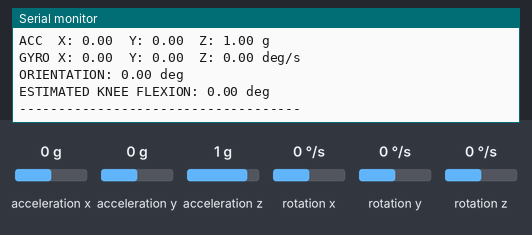
The sketch below on a simulated ESP32. Shown: the last lines printed to the serial monitor. Wiring (inferred from the names in the program): MPU-6050 motion sensor at I2C address 0x68. The inputs (shaded band) are chosen by the test bench; at power-on: rotation x 0 °/s, acceleration y 0 g, acceleration x 0 g, acceleration z 1 g, rotation y 0 °/s, rotation z 0 °/s.

Above: at 16.2 s.
16.3 s: rotation x set to 12 °/s
19.3 s: acceleration y set to -0.2 g
At 20.84 s:
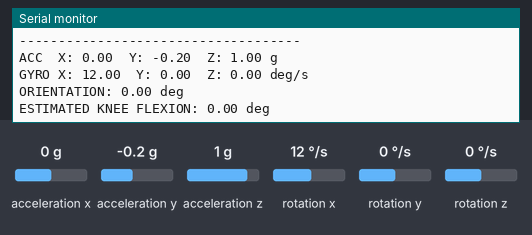
22.3 s: acceleration x set to -0.2 g
At 22.66 s:
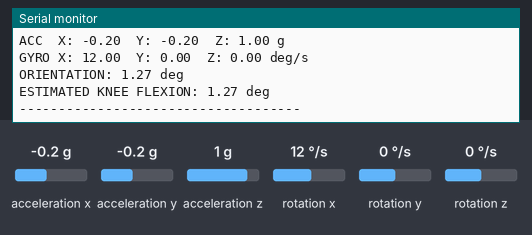
23.8 s: acceleration x set to 0.1 g
At 24.12 s:
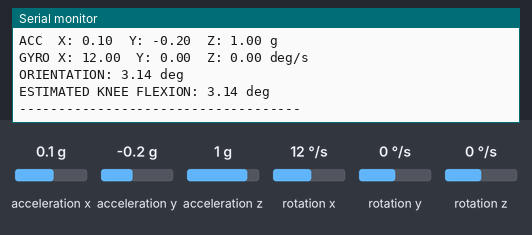
Timing chart, 0 to 26.3 s (numbered marks = the images above; inputs shaded):
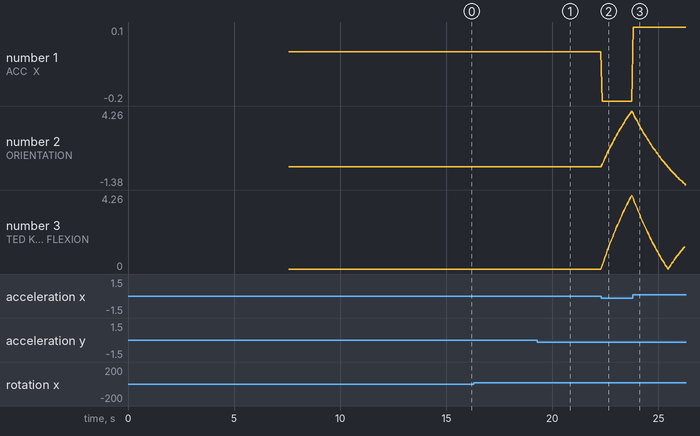

Measured:
- the behaviour switches between 0 and -0.1 g on acceleration y (found by bisection; images 0 and 1)
- after the input at 19.3 s, the serial monitor: prints a new line at once (image 1)
- after the input at 22.3 s, the serial monitor: prints a new line after 0.05 s (image 2)
- plotted number 2: 0 → 4.26 after the input at 22.3 s
- plotted number 3: 0 → 4.26 after the input at 22.3 s

The sketch:

KNEE_ANGLE.ino
```cpp
#include <Wire.h>

#define MPU6050_ADDR 0x68

#define SDA_PIN 21
#define SCL_PIN 22

// Gyroscope offsets
float gyroXOffset = 0;
float gyroYOffset = 0;
float gyroZOffset = 0;

// Filtered orientation
float angleX = 0;
float angleY = 0;

// Initial reference
float referenceAngle = 0;

// Time
unsigned long previousTime;


// ======================================================
// SETUP
// ======================================================

void setup()
{
  Serial.begin(115200);
  delay(1000);

  Wire.begin(SDA_PIN, SCL_PIN);

  // Wake MPU6050
  Wire.beginTransmission(MPU6050_ADDR);
  Wire.write(0x6B);
  Wire.write(0x00);
  Wire.endTransmission(true);

  // Accelerometer ±2g
  Wire.beginTransmission(MPU6050_ADDR);
  Wire.write(0x1C);
  Wire.write(0x00);
  Wire.endTransmission(true);

  // Gyroscope ±250 deg/s
  Wire.beginTransmission(MPU6050_ADDR);
  Wire.write(0x1B);
  Wire.write(0x00);
  Wire.endTransmission(true);

  Serial.println();
  Serial.println("====================================");
  Serial.println("     OA KNEE MOTION MEASUREMENT");
  Serial.println("     SINGLE MPU6050 + ESP32");
  Serial.println("====================================");

  Serial.println();
  Serial.println("Keep your leg STRAIGHT and STILL.");
  Serial.println("Calibration will start in 3 seconds...");

  delay(3000);

  // Gyroscope calibration
  calibrateGyroscope();

  Serial.println();
  Serial.println("Gyroscope calibration completed.");

  // Calculate initial angle
  float initialAngle = getAccelerometerAngle();

  angleY = initialAngle;
  referenceAngle = initialAngle;

  previousTime = millis();

  Serial.println();
  Serial.println("REFERENCE POSITION SET = 0 degrees");
  Serial.println("Now bend and straighten your knee.");
  Serial.println("------------------------------------");
}


// ======================================================
// GYROSCOPE CALIBRATION
// ======================================================

void calibrateGyroscope()
{
  const int samples = 1000;

  float sumX = 0;
  float sumY = 0;
  float sumZ = 0;

  Serial.println();
  Serial.println("Calibrating gyroscope...");
  Serial.println("DO NOT MOVE THE SENSOR!");

  for (int i = 0; i < samples; i++)
  {
    int16_t ax, ay, az;
    int16_t gx, gy, gz;

    readMPU(ax, ay, az, gx, gy, gz);

    sumX += gx / 131.0;
    sumY += gy / 131.0;
    sumZ += gz / 131.0;

    delay(2);
  }

  gyroXOffset = sumX / samples;
  gyroYOffset = sumY / samples;
  gyroZOffset = sumZ / samples;

  Serial.print("X Offset = ");
  Serial.println(gyroXOffset, 4);

  Serial.print("Y Offset = ");
  Serial.println(gyroYOffset, 4);

  Serial.print("Z Offset = ");
  Serial.println(gyroZOffset, 4);
}


// ======================================================
// READ MPU6050
// ======================================================

void readMPU(
  int16_t &AcX,
  int16_t &AcY,
  int16_t &AcZ,
  int16_t &GyX,
  int16_t &GyY,
  int16_t &GyZ)
{
  Wire.beginTransmission(MPU6050_ADDR);
  Wire.write(0x3B);
  Wire.endTransmission(false);

  Wire.requestFrom(MPU6050_ADDR, 14, true);

  AcX = Wire.read() << 8 | Wire.read();
  AcY = Wire.read() << 8 | Wire.read();
  AcZ = Wire.read() << 8 | Wire.read();

  // Skip temperature
  Wire.read();
  Wire.read();

  GyX = Wire.read() << 8 | Wire.read();
  GyY = Wire.read() << 8 | Wire.read();
  GyZ = Wire.read() << 8 | Wire.read();
}


// ======================================================
// ACCELEROMETER ANGLE
// ======================================================

float getAccelerometerAngle()
{
  int16_t AcX, AcY, AcZ;
  int16_t GyX, GyY, GyZ;

  readMPU(AcX, AcY, AcZ, GyX, GyY, GyZ);

  float ax = AcX / 16384.0;
  float ay = AcY / 16384.0;
  float az = AcZ / 16384.0;

  // Pitch angle
  float angle =
    atan2(-ax, sqrt(ay * ay + az * az))
    * 180.0 / PI;

  return angle;
}


// ======================================================
// MAIN LOOP
// ======================================================

void loop()
{
  int16_t AcX, AcY, AcZ;
  int16_t GyX, GyY, GyZ;

  readMPU(AcX, AcY, AcZ, GyX, GyY, GyZ);

  // ------------------------------
  // ACCELEROMETER
  // ------------------------------

  float ax = AcX / 16384.0;
  float ay = AcY / 16384.0;
  float az = AcZ / 16384.0;


  // ------------------------------
  // GYROSCOPE
  // ------------------------------

  float gx = (GyX / 131.0) - gyroXOffset;
  float gy = (GyY / 131.0) - gyroYOffset;
  float gz = (GyZ / 131.0) - gyroZOffset;


  // ------------------------------
  // ACCELEROMETER ANGLE
  // ------------------------------

  float accelAngleY =
    atan2(-ax, sqrt(ay * ay + az * az))
    * 180.0 / PI;


  // ------------------------------
  // TIME
  // ------------------------------

  unsigned long currentTime = millis();

  float dt =
    (currentTime - previousTime) / 1000.0;

  previousTime = currentTime;


  // ------------------------------
  // GYROSCOPE INTEGRATION
  // ------------------------------

  angleY = angleY + gy * dt;


  // ------------------------------
  // COMPLEMENTARY FILTER
  // ------------------------------

  angleY =
    0.98 * angleY +
    0.02 * accelAngleY;


  // ------------------------------
  // KNEE FLEXION ESTIMATE
  // ------------------------------

  float kneeAngle =
    angleY - referenceAngle;

  // Make angle positive
  if (kneeAngle < 0)
  {
    kneeAngle = -kneeAngle;
  }


  // ------------------------------
  // DISPLAY
  // ------------------------------

  Serial.print("ACC  X: ");
  Serial.print(ax, 2);

  Serial.print("  Y: ");
  Serial.print(ay, 2);

  Serial.print("  Z: ");
  Serial.print(az, 2);

  Serial.println(" g");


  Serial.print("GYRO X: ");
  Serial.print(gx, 2);

  Serial.print("  Y: ");
  Serial.print(gy, 2);

  Serial.print("  Z: ");
  Serial.print(gz, 2);

  Serial.println(" deg/s");


  Serial.print("ORIENTATION: ");
  Serial.print(angleY, 2);

  Serial.println(" deg");


  Serial.print("ESTIMATED KNEE FLEXION: ");
  Serial.print(kneeAngle, 2);

  Serial.println(" deg");


  Serial.println("------------------------------------");

  delay(50);
}
```
